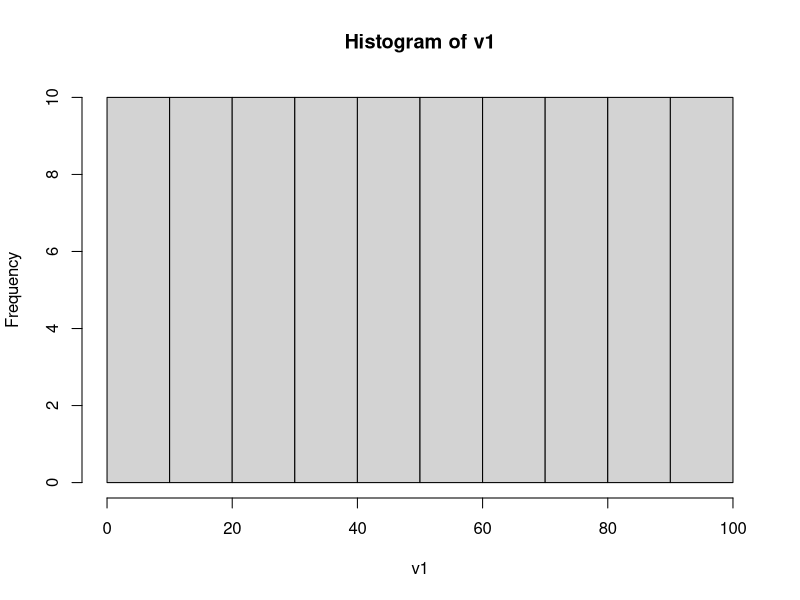
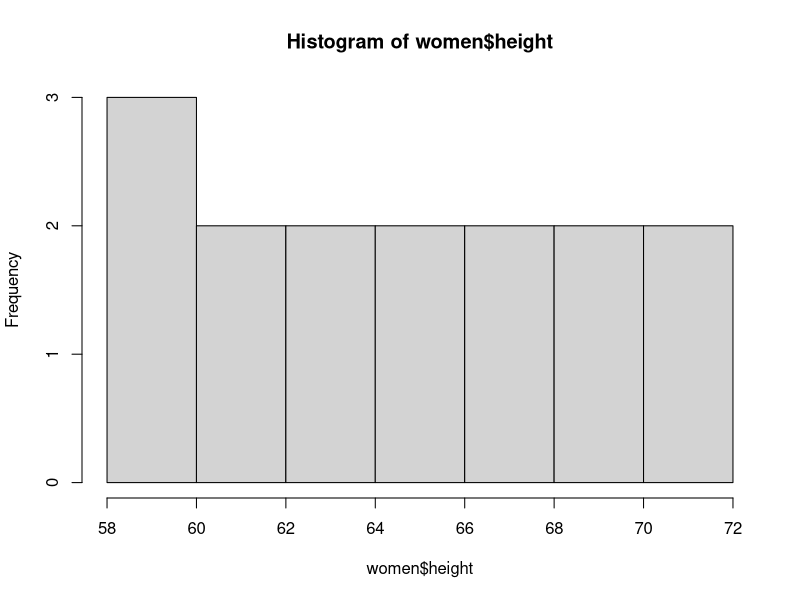
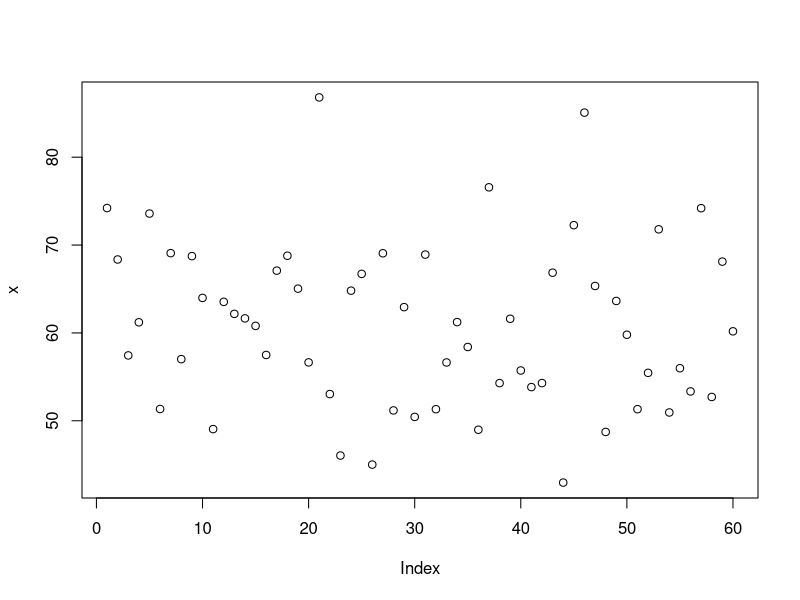
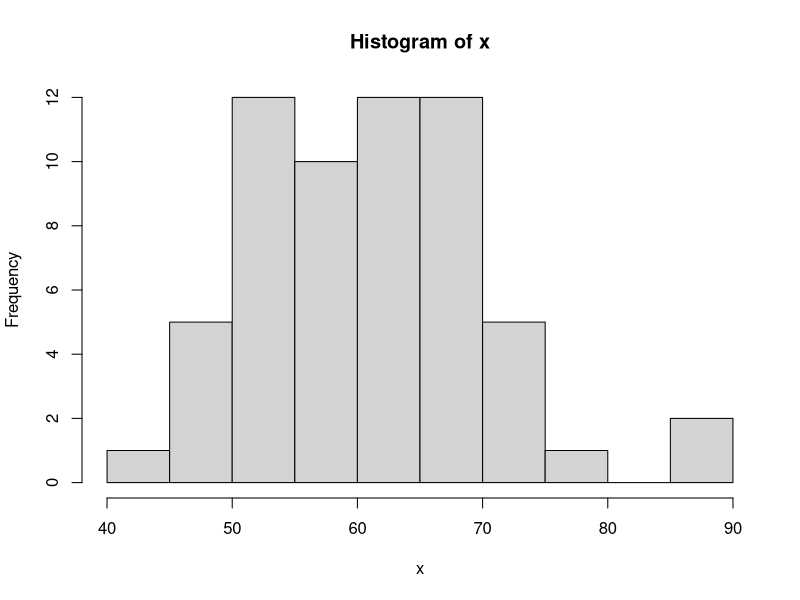
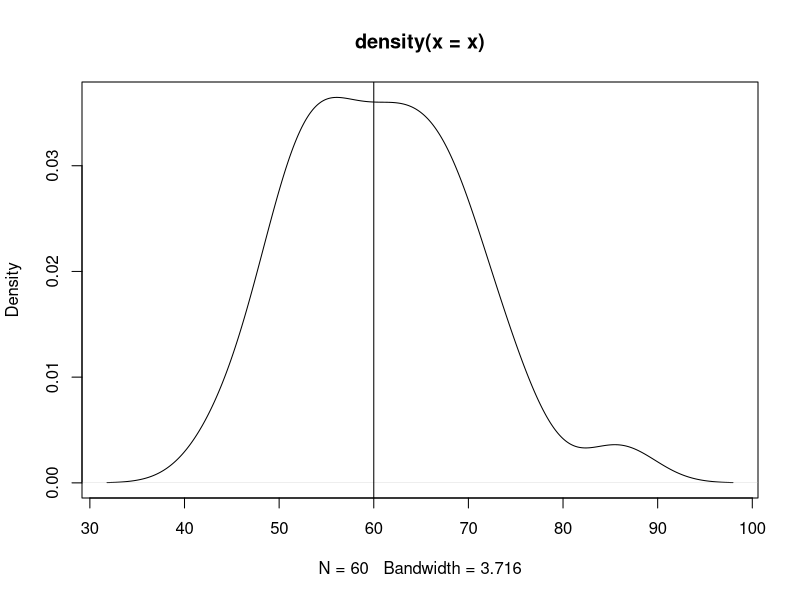
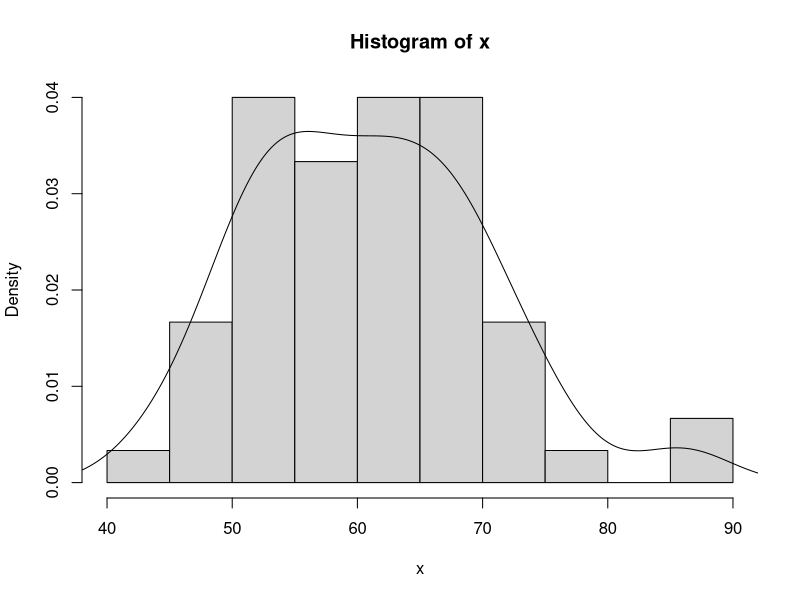
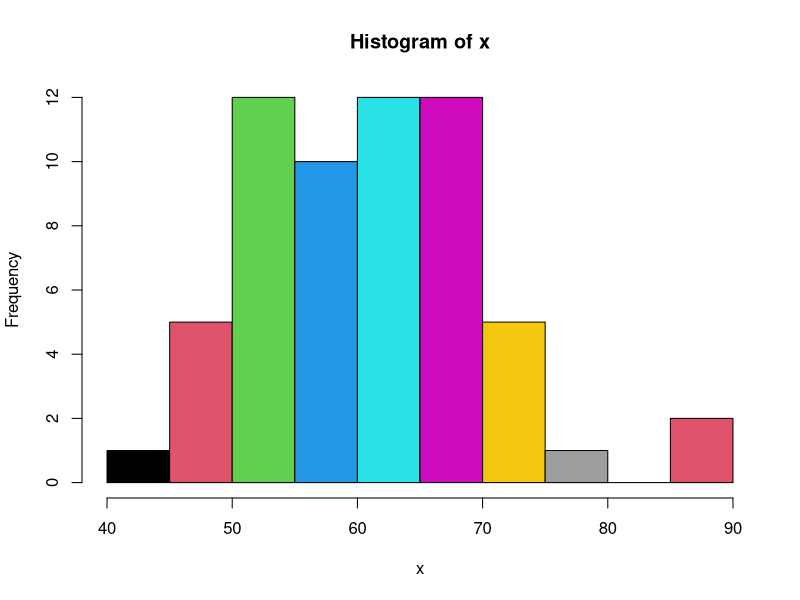
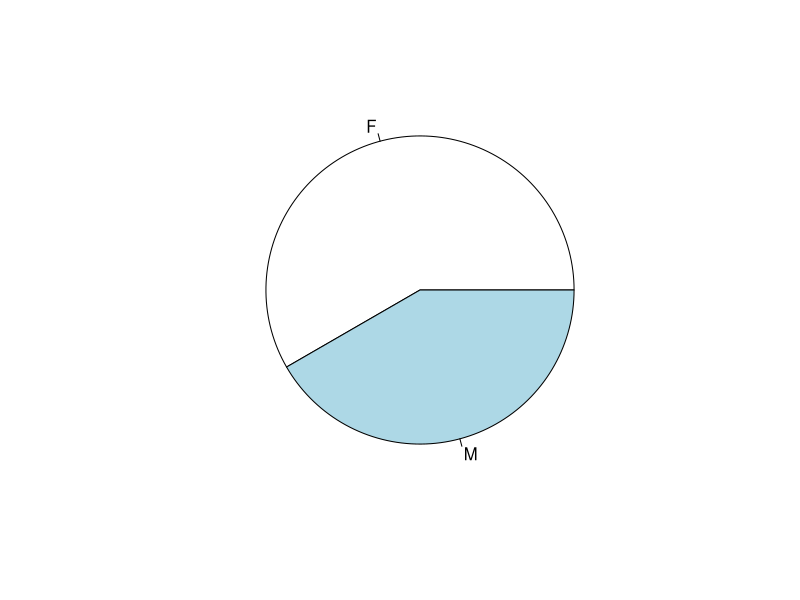

Write the R code that produced these figures, in order.
#Data Structures

#vectors----
v1 = 1:100 #create vector from 1 to 100
v2 = c(1,2,3,10,15)
class(v1)
class(v2)
v3 = c('v', 'Shnuii', 'Bhanu')
v3 #print the vector 
class(v3)
v4 = c(TRUE, F, T, F, F)
class(v4)

#summary on vectors
v1mean <- mean(v1)
v1mean
v1median <- median(v1)
v1median
v1sd <- sd(v1)
v1var <- var(v1)
v1sd
v1var
hist(v1)
hist(women$height)
v2[v2>=5]

x = rnorm(60, 60, 10)
x
plot(x)
hist(x)
plot(density(x)) ###cover of histogram
abline(v=60) ###you can draw horizontal also
hist(x, freq = F)
lines(density(x))

hist(x, breaks=10, col=1:10) ###adds color, what does breaks do??
length(x)
sd(x)

?sample ###creates a sample
x1 = LETTERS[5:20]
x1
set.seed(5)
y1 = sample(x1) ###default is random picking till all elements are over ie same size
y1
(y2 = sample(x1, size=7)) ###double bracketts for printing

(gender = sample(c('M', 'F'), size = 60, replace = TRUE, prob = c(0.3, 0.7))) ###can assign probs
t1 = table(gender) ###no of each element in tabular form
prop.table(t1)
pie(t1)
barplot(t1, col=1:2, horiz = T)

#matrix----
(m1 = matrix(1:24, nrow = 4))
(m2 = matrix(1:24, nrow = 4, byrow = T))
(m2 = matrix(1:24, ncol = 4, byrow = T))
(x = runif(60,60,100)) ###uniform distribution
plot(x)
(x=trunc(runif(60,60,100))) ###truncates to integers
plot(density(x))
(m4 = matrix(x, ncol = 6))
(colSums(m4))
(rowSums(m4))
(rowMeans(m4))
(colMeans(m4))
m4[m4 > 67 & m4 <86]
m4[8:10, c(1,3,5)]

#array----

#data.frame
#roll no, name, gender, course, marks1, marks2
(rollno = 1:60)
(name = paste('student', 1:60, sep = '-')) ###appending-indexes in a vector
name[-c(1:10)] ###removes elements
rev(name) ###prints names in reverse indexes
name[60:1] 
(gender = sample(c('Female', 'Male'),size = 60, replace = T, prob= c(0.6, 0.4)))
(course = sample(c('BBA', 'MBA', 'FPM'),size = 60, replace = T, prob = c(0.4,0.2,0.1)))
(marks1 = ceiling(rnorm(60, mean = 65, sd = 7))) ###ceiling = truncate
(marks2 = ceiling(rnorm(60, mean = 60, sd = 11)))
(grades = sample(c('A','B','C'), size=60, replace = T))
students = data.frame(rollno, name, gender, course, marks1, marks2, grades, stringsAsFactors = F)
class(students)
summary(students)
students[,c('name')]
students[students$gender == 'Male' & students$grades == 'A', c('rollno','name','marks1','marks2')]
students[students$marks1 >70 | students$marks1 <55, c('rollno','name','marks1')]
t2 = table(students$gender)
#######
barplot(table(students$course), col = 1:3, ylim = c(0,50))
text(1:3, table(students$course)+5, table(students$course))

str(students)
nrow(students)
names(students)
dim(students)
head(students)
tail(students)
head(students, n=7)
#average marks scored by each gender in marks1
#######
aggregate(students$marks1, by = list(students$gender), FUN=mean)
aggregate(students$marks2, by = list(students$course), FUN=max)
aggregate(students$marks2, by = list(students$course, students$gender), FUN=mean)

#dplyr------------------------------------------------------
library(dplyr)
students %>% group_by(gender) %>% summarise(mean(marks1))
students %>% group_by(course,gender) %>% summarise(meanmarks1 =mean(marks1), min(marks1), max(marks1)) %>% arrange(meanmarks1)
students %>% arrange(desc(marks1)) %>% filter(gender=='Male') %>% top_n(5)
sample_frac(students, 0.1, replace = FALSE)     
sample_n(students, 5, replace = FALSE)
#####students %>% sample_frac(.1) %>% arrange(course) %>% select_(name, gender)
students %>% sample_n(3)
#####students %>% arrange(course, grades, marks1) %>% select(course, grades, marks1)

students$gender = factor(students$gender)
summary(students$gender)
summary(students$course)
students$course = factor(students$course, ordered=T, levels = c('FPM','MBA','BBA'))
summary(students$course)
students$grades = factor(students$grades, ordered=T, levels = c('C','B','A'))
students$grades
barplot(table(students$grades), col = 1:3)

